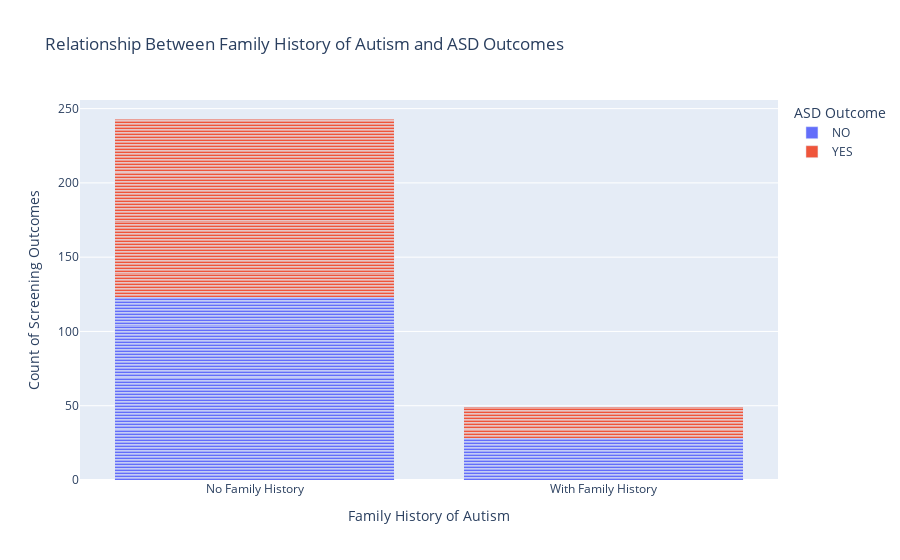

Write notebook code for a chart like this one.
### Markdown cell above
## Is there a relationship between family history of autism and the ASD screening outcomes?

### Code cell
# Create a new column for simplicity in plotting
autism_df["family_history"] = autism_df["austim"].apply(
    lambda x: "With Family History" if x == "yes" else "No Family History"
)

# Create a stacked bar chart to visualize the relationship between family history and ASD outcomes
fig = px.bar(
    autism_df,
    x="family_history",
    color="ASD",
    title="Relationship Between Family History of Autism and ASD Outcomes",
    labels={
        "family_history": "Family History of Autism",
        "ASD": "ASD Screening Outcome",
    },
    barmode="stack",
)

fig.update_layout(
    xaxis_title="Family History of Autism",
    yaxis_title="Count of Screening Outcomes",
    legend_title="ASD Outcome",
)
fig.show()

### Figure 1 — Plotly figure (JSON) as saved in the notebook; plotly's stock layout.template omitted (floating-point values rounded to 4 significant figures; data arrays with more than 128 entries replaced by an {"elided": "..."} marker saying what was removed)
{"data": [{"alignmentgroup": "True", "hovertemplate": "ASD Screening Outcome=NO<br>Family History of Autism=%{x}<br>count=%{y}<extra></extra>", "legendgroup": "NO", "marker": {"color": "#636efa", "pattern": {"shape": ""}}, "name": "NO", "offsetgroup": "NO", "orientation": "v", "showlegend": true, "textposition": "auto", "type": "bar", "x": {"elided": "151 str values"}, "xaxis": "x", "y": {"elided": "151 int values"}, "yaxis": "y"}, {"alignmentgroup": "True", "hovertemplate": "ASD Screening Outcome=YES<br>Family History of Autism=%{x}<br>count=%{y}<extra></extra>", "legendgroup": "YES", "marker": {"color": "#EF553B", "pattern": {"shape": ""}}, "name": "YES", "offsetgroup": "YES", "orientation": "v", "showlegend": true, "textposition": "auto", "type": "bar", "x": {"elided": "141 str values"}, "xaxis": "x", "y": {"elided": "141 int values"}, "yaxis": "y"}], "layout": {"barmode": "stack", "legend": {"title": {"text": "ASD Outcome"}, "tracegroupgap": 0}, "title": {"text": "Relationship Between Family History of Autism and ASD Outcomes"}, "xaxis": {"anchor": "y", "domain": [0, 1], "title": {"text": "Family History of Autism"}}, "yaxis": {"anchor": "x", "domain": [0, 1], "title": {"text": "Count of Screening Outcomes"}}}}
